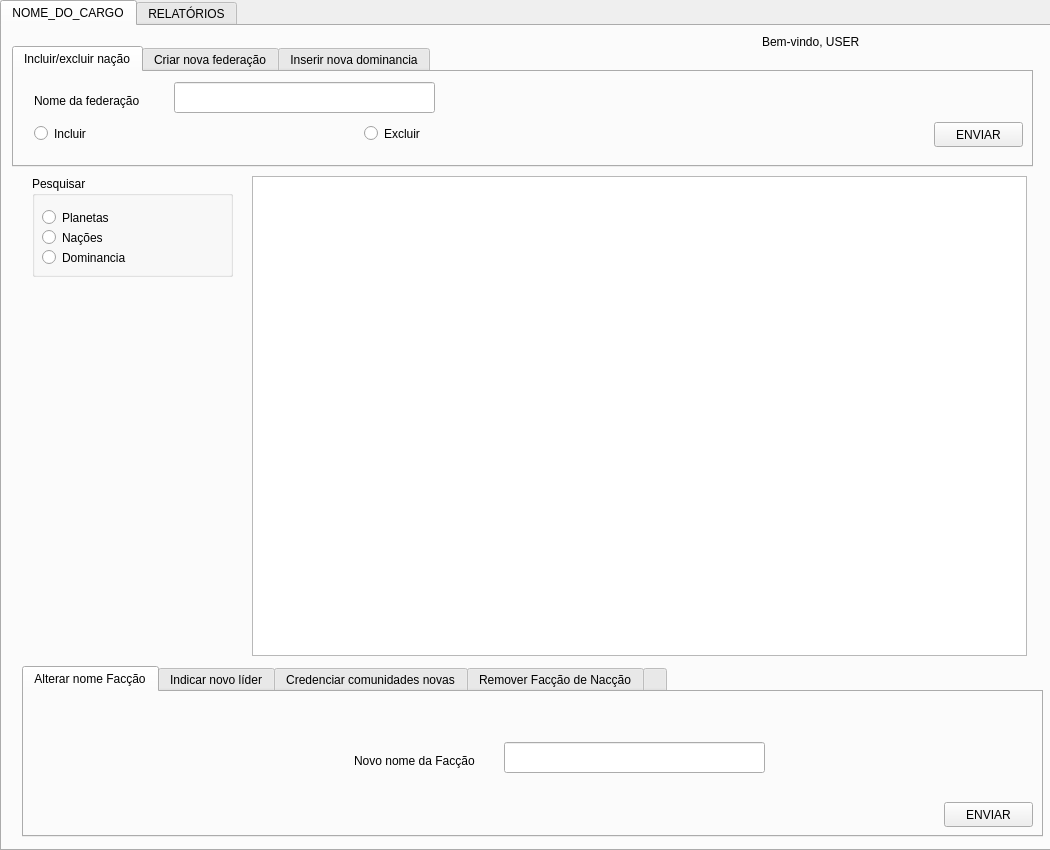
<?xml version="1.0" encoding="UTF-8"?>
<ui version="4.0">
 <class>Form</class>
 <widget class="QWidget" name="Form">
  <property name="geometry">
   <rect>
    <x>0</x>
    <y>0</y>
    <width>1050</width>
    <height>850</height>
   </rect>
  </property>
  <property name="windowTitle">
   <string>COMANDANTE</string>
  </property>
  <widget class="QTabWidget" name="oficialTab">
   <property name="geometry">
    <rect>
     <x>0</x>
     <y>0</y>
     <width>1051</width>
     <height>851</height>
    </rect>
   </property>
   <property name="currentIndex">
    <number>0</number>
   </property>
   <widget class="QWidget" name="tab_5">
    <attribute name="title">
     <string>NOME_DO_CARGO</string>
    </attribute>
    <widget class="QTabWidget" name="panelLiderFaccao">
     <property name="geometry">
      <rect>
       <x>20</x>
       <y>640</y>
       <width>1021</width>
       <height>171</height>
      </rect>
     </property>
     <property name="currentIndex">
      <number>0</number>
     </property>
     <widget class="QWidget" name="tab_7">
      <attribute name="title">
       <string>Alterar nome Facção</string>
      </attribute>
      <widget class="QLabel" name="label">
       <property name="geometry">
        <rect>
         <x>330</x>
         <y>60</y>
         <width>151</width>
         <height>17</height>
        </rect>
       </property>
       <property name="text">
        <string>Novo nome da Facção</string>
       </property>
      </widget>
      <widget class="QPushButton" name="buttonAlterarNome">
       <property name="geometry">
        <rect>
         <x>920</x>
         <y>110</y>
         <width>89</width>
         <height>25</height>
        </rect>
       </property>
       <property name="text">
        <string>ENVIAR</string>
       </property>
      </widget>
      <widget class="QLineEdit" name="textAlterarNome">
       <property name="geometry">
        <rect>
         <x>480</x>
         <y>50</y>
         <width>261</width>
         <height>31</height>
        </rect>
       </property>
      </widget>
     </widget>
     <widget class="QWidget" name="tab_8">
      <attribute name="title">
       <string>Indicar novo líder</string>
      </attribute>
      <widget class="QLabel" name="label_3">
       <property name="geometry">
        <rect>
         <x>340</x>
         <y>60</y>
         <width>121</width>
         <height>17</height>
        </rect>
       </property>
       <property name="text">
        <string>Novo CPI do Líder</string>
       </property>
      </widget>
      <widget class="QPushButton" name="buttonNovoLider">
       <property name="geometry">
        <rect>
         <x>920</x>
         <y>110</y>
         <width>89</width>
         <height>25</height>
        </rect>
       </property>
       <property name="text">
        <string>ENVIAR</string>
       </property>
      </widget>
      <widget class="QLineEdit" name="textNovoLider">
       <property name="geometry">
        <rect>
         <x>470</x>
         <y>50</y>
         <width>261</width>
         <height>31</height>
        </rect>
       </property>
      </widget>
     </widget>
     <widget class="QWidget" name="tab_9">
      <attribute name="title">
       <string>Credenciar comunidades novas</string>
      </attribute>
      <widget class="QLabel" name="label_12">
       <property name="geometry">
        <rect>
         <x>10</x>
         <y>60</y>
         <width>171</width>
         <height>17</height>
        </rect>
       </property>
       <property name="text">
        <string>Nome da Comunidade</string>
       </property>
      </widget>
      <widget class="QLabel" name="label_13">
       <property name="geometry">
        <rect>
         <x>10</x>
         <y>20</y>
         <width>171</width>
         <height>17</height>
        </rect>
       </property>
       <property name="text">
        <string>Especia da Comunidade</string>
       </property>
      </widget>
      <widget class="QLabel" name="label_14">
       <property name="geometry">
        <rect>
         <x>10</x>
         <y>100</y>
         <width>181</width>
         <height>17</height>
        </rect>
       </property>
       <property name="text">
        <string>Quantidade de habitantes</string>
       </property>
      </widget>
      <widget class="QPushButton" name="buttonCredenciarComunidade">
       <property name="geometry">
        <rect>
         <x>920</x>
         <y>110</y>
         <width>89</width>
         <height>25</height>
        </rect>
       </property>
       <property name="text">
        <string>ENVIAR</string>
       </property>
      </widget>
      <widget class="QLabel" name="label_15">
       <property name="geometry">
        <rect>
         <x>500</x>
         <y>20</y>
         <width>221</width>
         <height>17</height>
        </rect>
       </property>
       <property name="text">
        <string>Planeta que habita comunidade</string>
       </property>
      </widget>
      <widget class="QLineEdit" name="textEspecieComunidade">
       <property name="geometry">
        <rect>
         <x>200</x>
         <y>10</y>
         <width>261</width>
         <height>31</height>
        </rect>
       </property>
      </widget>
      <widget class="QLineEdit" name="textQuantidadeComunidade">
       <property name="geometry">
        <rect>
         <x>200</x>
         <y>90</y>
         <width>261</width>
         <height>31</height>
        </rect>
       </property>
      </widget>
      <widget class="QLineEdit" name="textNomeComunidade">
       <property name="geometry">
        <rect>
         <x>200</x>
         <y>50</y>
         <width>261</width>
         <height>31</height>
        </rect>
       </property>
      </widget>
      <widget class="QLineEdit" name="textPlanetaComunidade">
       <property name="geometry">
        <rect>
         <x>720</x>
         <y>10</y>
         <width>261</width>
         <height>31</height>
        </rect>
       </property>
      </widget>
     </widget>
     <widget class="QWidget" name="tab_10">
      <attribute name="title">
       <string>Remover Facção de Nacção</string>
      </attribute>
      <widget class="QPushButton" name="buttonRemoverFaccao">
       <property name="geometry">
        <rect>
         <x>430</x>
         <y>50</y>
         <width>151</width>
         <height>25</height>
        </rect>
       </property>
       <property name="text">
        <string>REMOVER FACÇÃO</string>
       </property>
      </widget>
     </widget>
     <widget class="QWidget" name="tabNaoLider">
      <attribute name="title">
       <string/>
      </attribute>
      <widget class="QLabel" name="label_5">
       <property name="geometry">
        <rect>
         <x>420</x>
         <y>50</y>
         <width>291</width>
         <height>31</height>
        </rect>
       </property>
       <property name="styleSheet">
        <string notr="true">font: 18pt &quot;Ubuntu&quot;;</string>
       </property>
       <property name="text">
        <string>Voce não é líder de Facção</string>
       </property>
      </widget>
     </widget>
    </widget>
    <widget class="QGroupBox" name="groupBox">
     <property name="geometry">
      <rect>
       <x>30</x>
       <y>150</y>
       <width>201</width>
       <height>101</height>
      </rect>
     </property>
     <property name="title">
      <string>Pesquisar</string>
     </property>
     <widget class="QRadioButton" name="radioButtonPlaneta">
      <property name="geometry">
       <rect>
        <x>10</x>
        <y>30</y>
        <width>112</width>
        <height>23</height>
       </rect>
      </property>
      <property name="text">
       <string>Planetas</string>
      </property>
     </widget>
     <widget class="QRadioButton" name="radioButtonNacao">
      <property name="geometry">
       <rect>
        <x>10</x>
        <y>50</y>
        <width>112</width>
        <height>23</height>
       </rect>
      </property>
      <property name="text">
       <string>Nações</string>
      </property>
     </widget>
     <widget class="QRadioButton" name="radioButtonDominancia">
      <property name="geometry">
       <rect>
        <x>10</x>
        <y>70</y>
        <width>112</width>
        <height>23</height>
       </rect>
      </property>
      <property name="text">
       <string>Dominancia</string>
      </property>
     </widget>
    </widget>
    <widget class="QTableWidget" name="tableWidget">
     <property name="geometry">
      <rect>
       <x>250</x>
       <y>150</y>
       <width>775</width>
       <height>480</height>
      </rect>
     </property>
    </widget>
    <widget class="QLabel" name="label_4">
     <property name="geometry">
      <rect>
       <x>760</x>
       <y>0</y>
       <width>261</width>
       <height>31</height>
      </rect>
     </property>
     <property name="styleSheet">
      <string notr="true">font: 18pt &quot;Ubuntu&quot;;</string>
     </property>
     <property name="text">
      <string>Bem-vindo, USER</string>
     </property>
    </widget>
    <widget class="QTabWidget" name="tabWidget_2">
     <property name="geometry">
      <rect>
       <x>10</x>
       <y>20</y>
       <width>1021</width>
       <height>121</height>
      </rect>
     </property>
     <property name="currentIndex">
      <number>0</number>
     </property>
     <widget class="QWidget" name="tab_21">
      <attribute name="title">
       <string>Incluir/excluir nação</string>
      </attribute>
      <widget class="QPushButton" name="buttonIncluirExcluirNacao">
       <property name="geometry">
        <rect>
         <x>920</x>
         <y>50</y>
         <width>89</width>
         <height>25</height>
        </rect>
       </property>
       <property name="text">
        <string>ENVIAR</string>
       </property>
      </widget>
      <widget class="QLabel" name="label_10">
       <property name="geometry">
        <rect>
         <x>20</x>
         <y>20</y>
         <width>141</width>
         <height>17</height>
        </rect>
       </property>
       <property name="text">
        <string>Nome da federação</string>
       </property>
      </widget>
      <widget class="QRadioButton" name="radioButtonIncluir">
       <property name="geometry">
        <rect>
         <x>20</x>
         <y>50</y>
         <width>112</width>
         <height>23</height>
        </rect>
       </property>
       <property name="text">
        <string>Incluir</string>
       </property>
      </widget>
      <widget class="QRadioButton" name="radioButtonExcluir">
       <property name="geometry">
        <rect>
         <x>350</x>
         <y>50</y>
         <width>71</width>
         <height>23</height>
        </rect>
       </property>
       <property name="text">
        <string>Excluir</string>
       </property>
      </widget>
      <widget class="QLineEdit" name="textNomeFederacao">
       <property name="geometry">
        <rect>
         <x>160</x>
         <y>10</y>
         <width>261</width>
         <height>31</height>
        </rect>
       </property>
      </widget>
     </widget>
     <widget class="QWidget" name="tab_22">
      <attribute name="title">
       <string>Criar nova federação</string>
      </attribute>
      <widget class="QLabel" name="label_11">
       <property name="geometry">
        <rect>
         <x>10</x>
         <y>20</y>
         <width>171</width>
         <height>17</height>
        </rect>
       </property>
       <property name="text">
        <string>Nome da nova federação</string>
       </property>
      </widget>
      <widget class="QPushButton" name="buttonCriarFederacao">
       <property name="geometry">
        <rect>
         <x>920</x>
         <y>60</y>
         <width>89</width>
         <height>25</height>
        </rect>
       </property>
       <property name="text">
        <string>ENVIAR</string>
       </property>
      </widget>
      <widget class="QLineEdit" name="textCriarNomeFederacao">
       <property name="geometry">
        <rect>
         <x>190</x>
         <y>10</y>
         <width>261</width>
         <height>31</height>
        </rect>
       </property>
      </widget>
     </widget>
     <widget class="QWidget" name="tab_23">
      <attribute name="title">
       <string>Inserir nova dominancia</string>
      </attribute>
      <widget class="QLabel" name="label_16">
       <property name="geometry">
        <rect>
         <x>10</x>
         <y>60</y>
         <width>171</width>
         <height>17</height>
        </rect>
       </property>
       <property name="text">
        <string>Data de inicio</string>
       </property>
      </widget>
      <widget class="QLabel" name="label_17">
       <property name="geometry">
        <rect>
         <x>10</x>
         <y>20</y>
         <width>171</width>
         <height>17</height>
        </rect>
       </property>
       <property name="text">
        <string>Nome do planeta</string>
       </property>
      </widget>
      <widget class="QPlainTextEdit" name="plainTextEdit_18">
       <property name="geometry">
        <rect>
         <x>200</x>
         <y>90</y>
         <width>261</width>
         <height>31</height>
        </rect>
       </property>
      </widget>
      <widget class="QLabel" name="label_18">
       <property name="geometry">
        <rect>
         <x>10</x>
         <y>100</y>
         <width>181</width>
         <height>17</height>
        </rect>
       </property>
       <property name="text">
        <string>Quantidade de habitantes</string>
       </property>
      </widget>
      <widget class="QPushButton" name="pushButton_7">
       <property name="geometry">
        <rect>
         <x>920</x>
         <y>110</y>
         <width>89</width>
         <height>25</height>
        </rect>
       </property>
       <property name="text">
        <string>ENVIAR</string>
       </property>
      </widget>
      <widget class="QLabel" name="label_19">
       <property name="geometry">
        <rect>
         <x>420</x>
         <y>20</y>
         <width>81</width>
         <height>17</height>
        </rect>
       </property>
       <property name="text">
        <string>Data de fim</string>
       </property>
      </widget>
      <widget class="QPushButton" name="buttonInserirDominancia">
       <property name="geometry">
        <rect>
         <x>920</x>
         <y>60</y>
         <width>89</width>
         <height>25</height>
        </rect>
       </property>
       <property name="text">
        <string>ENVIAR</string>
       </property>
      </widget>
      <widget class="QDateEdit" name="dateEditDataInicioDominancia">
       <property name="geometry">
        <rect>
         <x>140</x>
         <y>50</y>
         <width>110</width>
         <height>26</height>
        </rect>
       </property>
       <property name="minimumDateTime">
        <datetime>
         <hour>0</hour>
         <minute>0</minute>
         <second>0</second>
         <year>1752</year>
         <month>9</month>
         <day>14</day>
        </datetime>
       </property>
       <property name="calendarPopup">
        <bool>true</bool>
       </property>
       <property name="date">
        <date>
         <year>2024</year>
         <month>1</month>
         <day>1</day>
        </date>
       </property>
      </widget>
      <widget class="QDateEdit" name="dateEditDataFimDominancia">
       <property name="geometry">
        <rect>
         <x>510</x>
         <y>10</y>
         <width>110</width>
         <height>26</height>
        </rect>
       </property>
       <property name="calendarPopup">
        <bool>true</bool>
       </property>
       <property name="date">
        <date>
         <year>2024</year>
         <month>1</month>
         <day>1</day>
        </date>
       </property>
      </widget>
      <widget class="QLineEdit" name="textNomePlanetaDominancia">
       <property name="geometry">
        <rect>
         <x>140</x>
         <y>10</y>
         <width>261</width>
         <height>31</height>
        </rect>
       </property>
      </widget>
     </widget>
    </widget>
    <widget class="QLabel" name="contador">
     <property name="geometry">
      <rect>
       <x>30</x>
       <y>270</y>
       <width>191</width>
       <height>31</height>
      </rect>
     </property>
     <property name="styleSheet">
      <string notr="true">font: 12pt &quot;Ubuntu&quot;;</string>
     </property>
     <property name="text">
      <string/>
     </property>
    </widget>
   </widget>
   <widget class="QWidget" name="tab_6">
    <attribute name="title">
     <string>RELATÓRIOS</string>
    </attribute>
    <widget class="QTableWidget" name="tableRelatorio">
     <property name="geometry">
      <rect>
       <x>20</x>
       <y>180</y>
       <width>1021</width>
       <height>591</height>
      </rect>
     </property>
    </widget>
    <widget class="QTabWidget" name="tabWidgetRelatorio">
     <property name="geometry">
      <rect>
       <x>20</x>
       <y>40</y>
       <width>1021</width>
       <height>121</height>
      </rect>
     </property>
     <property name="currentIndex">
      <number>0</number>
     </property>
     <widget class="QWidget" name="tab_24">
      <attribute name="title">
       <string>Comandante</string>
      </attribute>
      <widget class="QPushButton" name="buttonIncluirExcluirNacao_2">
       <property name="geometry">
        <rect>
         <x>920</x>
         <y>50</y>
         <width>89</width>
         <height>25</height>
        </rect>
       </property>
       <property name="text">
        <string>ENVIAR</string>
       </property>
      </widget>
      <widget class="QLabel" name="label_20">
       <property name="geometry">
        <rect>
         <x>20</x>
         <y>20</y>
         <width>141</width>
         <height>17</height>
        </rect>
       </property>
       <property name="text">
        <string>Nome da federação</string>
       </property>
      </widget>
      <widget class="QRadioButton" name="radioButtonIncluir_2">
       <property name="geometry">
        <rect>
         <x>20</x>
         <y>50</y>
         <width>112</width>
         <height>23</height>
        </rect>
       </property>
       <property name="text">
        <string>Incluir</string>
       </property>
      </widget>
      <widget class="QRadioButton" name="radioButtonExcluir_2">
       <property name="geometry">
        <rect>
         <x>350</x>
         <y>50</y>
         <width>71</width>
         <height>23</height>
        </rect>
       </property>
       <property name="text">
        <string>Excluir</string>
       </property>
      </widget>
      <widget class="QLineEdit" name="textNomeFederacao_2">
       <property name="geometry">
        <rect>
         <x>160</x>
         <y>10</y>
         <width>261</width>
         <height>31</height>
        </rect>
       </property>
      </widget>
     </widget>
     <widget class="QWidget" name="tab_25">
      <attribute name="title">
       <string>Lider de Facção</string>
      </attribute>
      <widget class="QPushButton" name="buttonGerarLider">
       <property name="geometry">
        <rect>
         <x>920</x>
         <y>60</y>
         <width>89</width>
         <height>25</height>
        </rect>
       </property>
       <property name="text">
        <string>GERAR</string>
       </property>
      </widget>
      <widget class="QRadioButton" name="radioButtonRelatorioEspecie">
       <property name="geometry">
        <rect>
         <x>220</x>
         <y>60</y>
         <width>71</width>
         <height>23</height>
        </rect>
       </property>
       <property name="text">
        <string>Especie</string>
       </property>
      </widget>
      <widget class="QRadioButton" name="radioButtonRelatorioNacao">
       <property name="geometry">
        <rect>
         <x>20</x>
         <y>60</y>
         <width>112</width>
         <height>23</height>
        </rect>
       </property>
       <property name="text">
        <string>Nação</string>
       </property>
      </widget>
      <widget class="QLabel" name="label_6">
       <property name="geometry">
        <rect>
         <x>20</x>
         <y>10</y>
         <width>281</width>
         <height>31</height>
        </rect>
       </property>
       <property name="styleSheet">
        <string notr="true">font: 18pt &quot;Ubuntu&quot;;</string>
       </property>
       <property name="text">
        <string>Gerar relatório seguindo:</string>
       </property>
      </widget>
      <widget class="QRadioButton" name="radioButtonRelatorioPlaneta">
       <property name="geometry">
        <rect>
         <x>430</x>
         <y>60</y>
         <width>71</width>
         <height>23</height>
        </rect>
       </property>
       <property name="text">
        <string>Planeta</string>
       </property>
      </widget>
      <widget class="QRadioButton" name="radioButtonRelatorioSistema">
       <property name="geometry">
        <rect>
         <x>620</x>
         <y>60</y>
         <width>81</width>
         <height>23</height>
        </rect>
       </property>
       <property name="text">
        <string>Sistema</string>
       </property>
      </widget>
     </widget>
    </widget>
    <widget class="QLabel" name="contadorRelatorio">
     <property name="geometry">
      <rect>
       <x>20</x>
       <y>780</y>
       <width>191</width>
       <height>31</height>
      </rect>
     </property>
     <property name="styleSheet">
      <string notr="true">font: 12pt &quot;Ubuntu&quot;;</string>
     </property>
     <property name="text">
      <string/>
     </property>
    </widget>
   </widget>
  </widget>
 </widget>
 <resources/>
 <connections/>
</ui>
